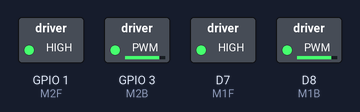
Simulated run of this sketch. Board: ESP8266 (NodeMCU). Shown: switched loads named in the sketch (green lamp = pin HIGH).

Above: at 0.1 s.
Timing chart, 0 to 1.6 s (numbered marks = the images above):
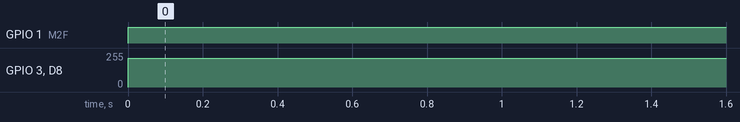

Measured:
- by itself, GPIO 1 (M2F): LOW → HIGH at 0.00 s
- by itself, GPIO 3 (M2B), D8 (M1B): 0/255 → 217/255 at 0.00 s

The sketch:

SimpleTest.ino
```cpp
//MOTOR 1
#define M1F D7 //BIN1 - GREEN
#define M1B D8 //BIN2 - BLUE
//MOTOR 2
#define M2F D10 //AIN1 - BLUE
#define M2B D9 //AIN2 - GREEN


void setup() {
  // put your setup code here, to run once:


  pinMode(M1F, OUTPUT);
  pinMode(M1B, OUTPUT);
  pinMode(M2F, OUTPUT);
  pinMode(M2B, OUTPUT);

}

void loop() {
  // put your main code here, to run repeatedly:

  analogWrite(M1F, 255);
  analogWrite(M1B, 255-38);
  analogWrite(M2F, 255);
  analogWrite(M2B, 255-38);

}
```
